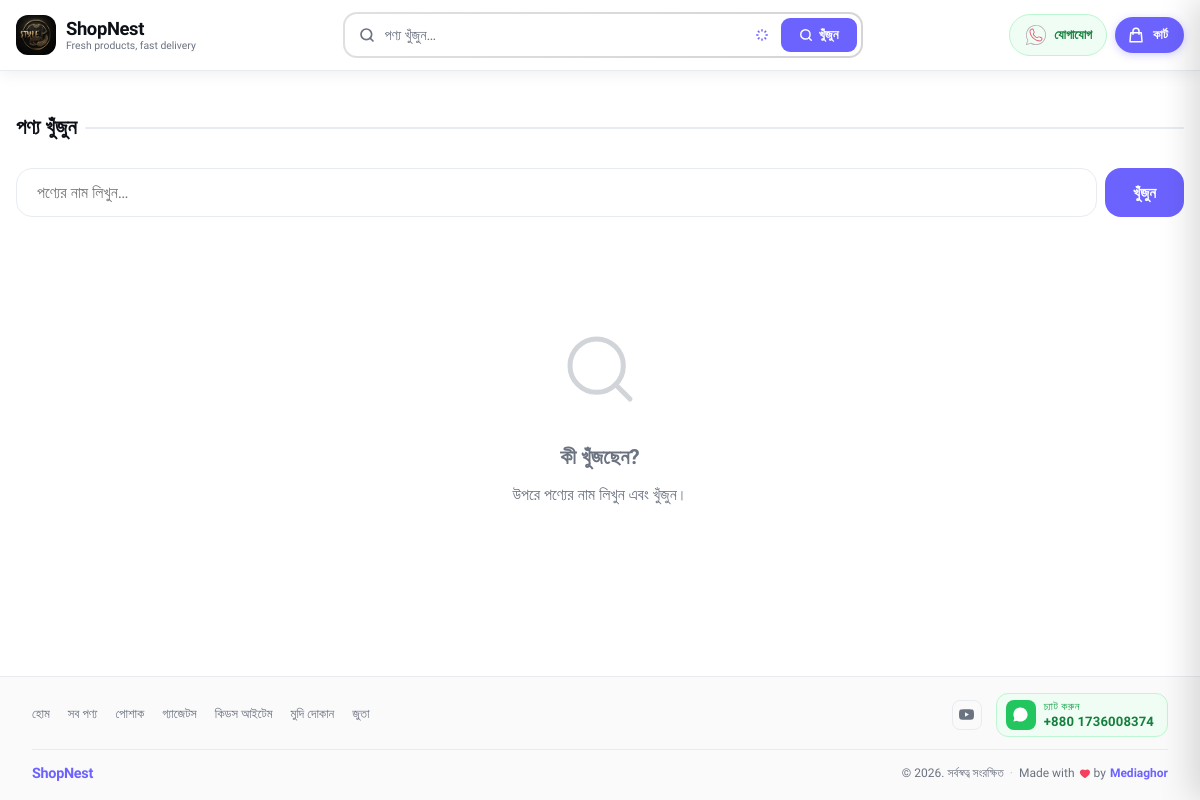
Screenshot of /search with the database file from the repository.
### tables this page shows
CREATE TABLE categories (
            id         INTEGER PRIMARY KEY AUTOINCREMENT,
            name       TEXT NOT NULL,
            slug       TEXT UNIQUE NOT NULL,
            sort_order INTEGER DEFAULT 0
        );

### main.py (the view)
@app.get("/search", response_class=HTMLResponse)
async def search_page(request: Request, q: str = "", page: int = 1):
    async for db in get_db():
        base = await ctx(request, db)
        categories = await fetch_categories(db)
        products, total, pages = [], 0, 1
        if q.strip():
            per_page = 20
            offset   = (page - 1) * per_page
            total    = await count_products(db, search=q.strip())
            products = await fetch_products(db, search=q.strip(), limit=per_page, offset=offset)
            pages    = math.ceil(total / per_page) if total else 1
        return templates.TemplateResponse(request,
            "shop/search.html",
            {**base, "products": products, "q": q,
             "categories": categories, "page": page, "pages": pages, "total": total},
        )

### templates/shop/search.html (shortened to what this page needs)
{% extends "base.html" %}
{% block content %}
<div class="container">
  <section class="section">
    <h1 class="section-title">পণ্য খুঁজুন</h1>
    <form class="search-bar-lg" action="/search" method="get">
      <input type="search" name="q" value="{{ q }}" placeholder="পণ্যের নাম লিখুন…" autofocus>
      <button type="submit">খুঁজুন</button>
    </form>
    {% if products %}
    <div class="product-grid">
      {% for product in products %}
      {% include "includes/product_card.html" %}
      {% endfor %}
    </div>
    {% if pages > 1 %}
    <div class="pagination">
      {% if page > 1 %}<a href="?q={{ q }}&page={{ page-1 }}" class="page-link">‹</a>
      {% else %}<span class="page-link disabled">‹</span>{% endif %}
      {% for p in range(1, pages+1) %}
      <a href="?q={{ q }}&page={{ p }}" class="page-link {% if p==page %}active{% endif %}">{{ p }}</a>
      {% endfor %}
      {% if page < pages %}<a href="?q={{ q }}&page={{ page+1 }}" class="page-link">›</a>
      {% else %}<span class="page-link disabled">›</span>{% endif %}
    </div>
    {% endif %}
    {% else %}
    <div class="empty-state">
      <svg width="80" height="80" fill="none" viewBox="0 0 24 24" stroke="currentColor">
        <circle cx="11" cy="11" r="8" stroke-width="1.5"/>
        <path d="m21 21-4.35-4.35" stroke-width="1.5" stroke-linecap="round"/>
      </svg>
      <h2>কী খুঁজছেন?</h2>
      <p>উপরে পণ্যের নাম লিখুন এবং খুঁজুন।</p>
    </div>
    {% endif %}
  </section>
</div>
{% endblock %}

### templates/includes/footer.html (shortened to what this page needs)
<footer class="ft-simple">
  <div class="container">
    <div class="ft-row1">
      <div class="ft-simple-links">
        <a href="/">হোম</a>
        <a href="/search">সব পণ্য</a>
        {% for cat in (categories or []) %}
        <a href="/category/{{ cat.slug }}">{{ cat.name }}</a>
        {% endfor %}
      </div>
      <div class="ft-row1-right">
        {% set has_social = settings.social_facebook or settings.social_instagram or settings.social_youtube or settings.social_twitter or settings.social_tiktok %}
        {% if has_social %}
        <div class="ft-icons">
          {% if settings.social_youtube %}
          <a href="{{ settings.social_youtube }}" class="ft-icon" target="_blank" rel="noopener" aria-label="YouTube">
          </a>
          {% endif %}
        </div>
        {% endif %}
        {% if settings.whatsapp %}
        <a href="https://wa.me/{{ wa_full(settings.whatsapp_cc, settings.whatsapp) }}" class="ft-wa-number" target="_blank" rel="noopener" aria-label="WhatsApp">
          <span class="ft-wa-icon">
          </span>
          <span class="ft-wa-text">
            <span class="ft-wa-label">চ্যাট করুন</span>
            <span class="ft-wa-num">+{{ settings.whatsapp_cc or '880' }} {{ settings.whatsapp }}</span>
          </span>
        </a>
        {% endif %}
      </div>
    </div>
    <div class="ft-divider-line"></div>
    <div class="ft-row2">
      <a href="/" class="ft-simple-brand">{{ settings.store_name }}</a>
      <span class="ft-simple-copy">
        © {{ current_year() }}. সর্বস্বত্ব সংরক্ষিত
        <span class="ft-dot">·</span>
        <span class="ft-credit">
          Made with
          by <a href="https://mediaghor.com" target="_blank" rel="noopener" class="ft-mediaghor">Mediaghor</a>
        </span>
      </span>
    </div>
  </div>
</footer>

### static/css/shop.css (style rules this page uses)
.ft-simple { border-top: 1px solid var(--border); margin-top: 48px; background: #fafafa; }
.ft-row1 { display: flex; align-items: center; justify-content: space-between; flex-wrap: wrap; gap: 10px; padding: 16px 16px 12px; }
.ft-simple-links { display: flex; align-items: center; gap: 18px; flex-wrap: wrap; }
.ft-simple-links a { font-size: .8rem; color: var(--text-muted); transition: color .15s; }
.ft-row1-right { display: flex; align-items: center; gap: 14px; flex-wrap: wrap; }
.ft-icons { display: flex; align-items: center; gap: 6px; }
.ft-icon { display: flex; align-items: center; justify-content: center; width: 30px; height: 30px; border-radius: 8px; border: 1px solid var(--border); color: var(--text-muted); transition: color .15s, border-color .15s, background .15s; }
.ft-wa-number { display: inline-flex; align-items: center; gap: 8px; color: #15803d; background: #f0fdf4; border: 1px solid #bbf7d0; border-radius: 12px; padding: 6px 13px 6px 9px; transition: background .15s, box-shadow .15s; white-space: nowrap; text-decoration: none; }
.ft-wa-icon { display: flex; align-items: center; justify-content: center; width: 30px; height: 30px; background: #22c55e; border-radius: 8px; color: #fff; flex-shrink: 0; }
.ft-wa-text { display: flex; flex-direction: column; gap: 1px; line-height: 1.2; }
.ft-wa-label { font-size: .68rem; color: #16a34a; font-weight: 500; text-transform: uppercase; letter-spacing: .04em; }
.ft-wa-num { font-size: .82rem; font-weight: 700; color: #15803d; letter-spacing: .01em; }
.ft-divider-line { height: 1px; background: var(--border); margin: 0 16px; }
.ft-row2 { display: flex; align-items: center; justify-content: space-between; flex-wrap: wrap; gap: 8px; padding: 12px 16px 18px; }
.ft-simple-brand { font-size: .9rem; font-weight: 800; color: var(--accent); letter-spacing: -.02em; text-decoration: none; }
.ft-simple-copy { font-size: .75rem; color: var(--text-muted); display: flex; align-items: center; gap: 6px; flex-wrap: wrap; }
.ft-dot { opacity: .4; }
.ft-credit { display: inline-flex; align-items: center; gap: 4px; font-size: .75rem; color: var(--text-muted); }
.ft-heart { color: #f43f5e; vertical-align: middle; flex-shrink: 0; }
.ft-mediaghor { color: var(--accent); font-weight: 700; transition: color .15s; text-decoration: none; }
:root { --accent: #6c63ff; --accent-dark: #5a52e0; --accent-light:#ede9ff; --bg: #ffffff; --bg-soft: #f8fafc; --text: #0d1117; --text-muted: #6b7280; --border: #e8ecf0; --success: #22c55e; --danger: #ef4444; --warning: #f59e0b; --radius-sm: 8px; --radius: 16px; --radius-lg: 24px; --shadow-sm: 0 1px 3px rgba(0,0,0,.06), 0 1px 2px rgba(0,0,0,.04); --shadow: 0 4px 16px rgba(0,0,0,.08); --shadow-lg: 0 8px 32px rgba(0,0,0,.12); --transition: 0.2s ease; --font: 'Hind Siliguri', system-ui, sans-serif; }
*, *::before, *::after { box-sizing: border-box; margin: 0; padding: 0; }
html { scroll-behavior: smooth; }
body { font-family: var(--font); background: var(--bg); color: var(--text); line-height: 1.6; font-size: 1rem; overflow-x: hidden; }
a { color: inherit; text-decoration: none; }
button { cursor: pointer; font-family: var(--font); }
input, select, textarea { font-family: var(--font); }
.container { width: 100%; max-width: 1200px; margin: 0 auto; padding: 0 16px; }
.section { padding: 40px 0; }
.section-title { font-size: 1.3rem; font-weight: 600; margin-bottom: 24px; color: var(--text); display: flex; align-items: center; gap: 8px; }
.section-title::after { content: ''; flex: 1; height: 2px; background: var(--border); border-radius: 1px; }
.search-bar-lg { display: flex; gap: 8px; margin-bottom: 32px; }
.search-bar-lg input { flex: 1; padding: 14px 20px; border: 1.5px solid var(--border); border-radius: var(--radius); font-size: 1rem; outline: none; transition: border-color var(--transition); }
.search-bar-lg button { padding: 14px 28px; background: var(--accent); color: #fff; border: none; border-radius: var(--radius); font-weight: 700; font-size: .95rem; }
.empty-state { text-align: center; padding: 80px 20px; color: var(--text-muted); }
.empty-state svg { margin: 0 auto 24px; opacity: .3; }
.empty-state h2 { font-size: 1.3rem; margin-bottom: 8px; }

### rows the page displays
categories: name "পোশাক"
categories: name "গ্যাজেটস"
categories: name "কিডস আইটেম"
categories: name "মুদি দোকান"
categories: name "জুতা"

### other values shown
{{ settings.store_name }} "ShopNest"
{{ settings.tagline }} "Fresh products, fast delivery"
{{ settings.whatsapp_cc or '880' }} "880"
{{ settings.whatsapp }} "1736008374"
{{ current_year() }} "2026"
